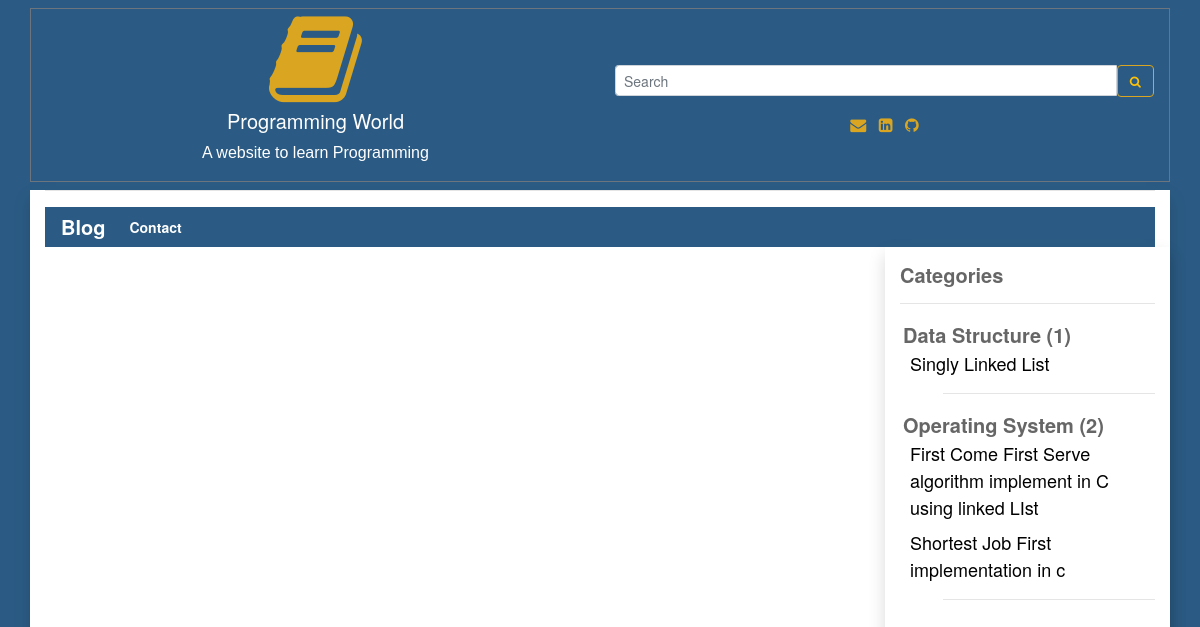
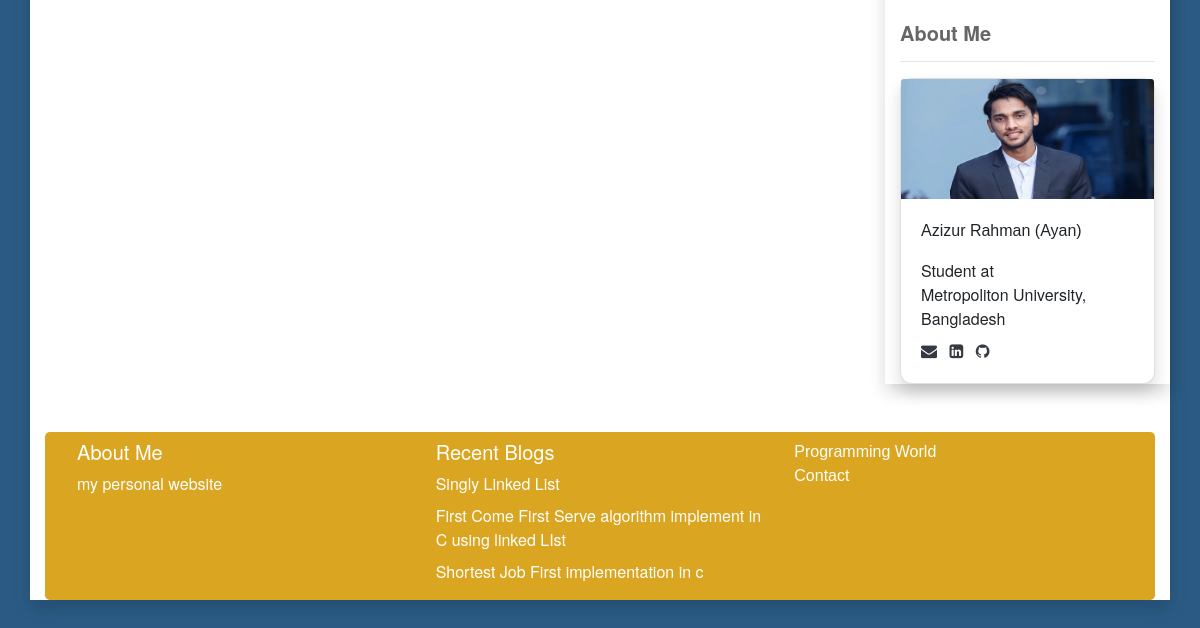
The page /date/2021-05-03 on the database as committed earlier (2 pictures, top to bottom).
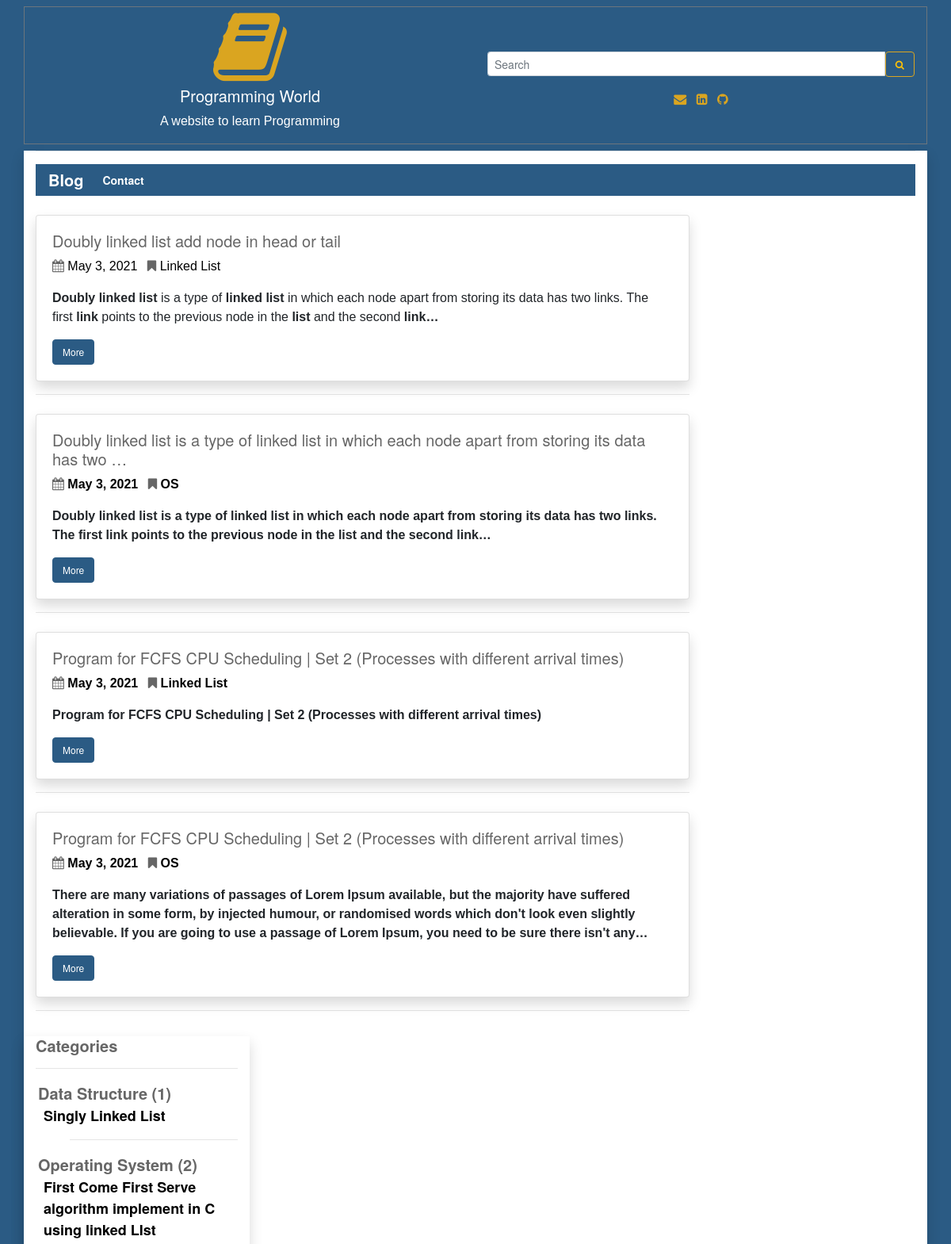
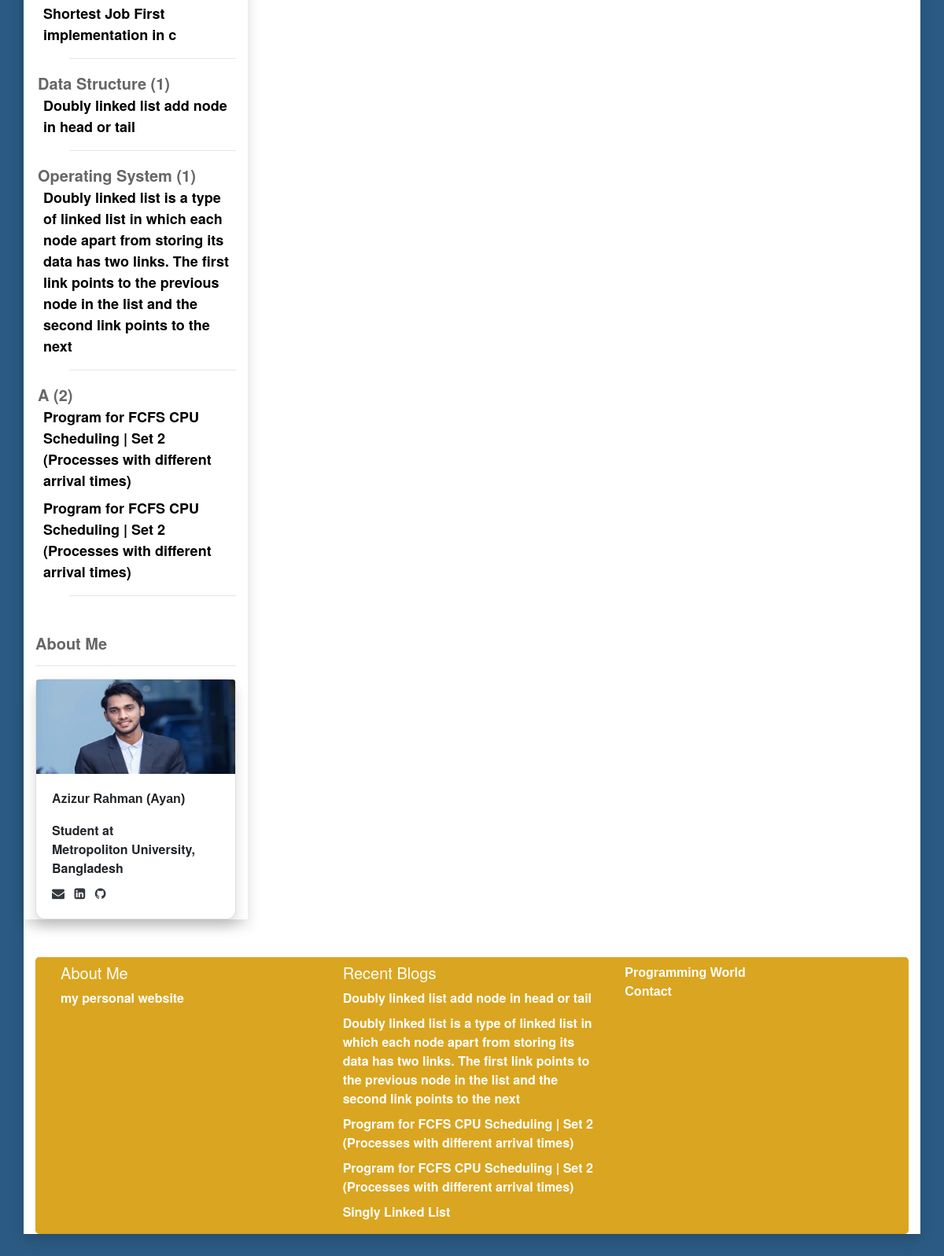
The same page on the database as committed later (2 pictures, top to bottom).
### user_panel_1/models.py (models this page shows)
class Category(models.Model):
    cat_name = models.CharField(max_length=300)
    cat_priority = models.IntegerField(blank=False, null=False);
    def __str__(self):
        return self.cat_name

class Blog(models.Model):
    cat_name = models.ForeignKey(Category, on_delete=models.CASCADE)
    blog_priority = models.IntegerField(blank=True, null=True)
    blog_tags = models.CharField(max_length=200,  blank=True, null=True)
    blog_title = models.CharField(max_length=200)
    blog_author = models.CharField(max_length=200)
    blog_descriptions = models.CharField(max_length=600);
    blog_body = RichTextUploadingField(blank=True, null=True)
    blog_views = models.IntegerField(default=0)
    blog_date = models.DateField(auto_now_add=True, auto_now=False, blank=True)
    def __str__(self):
        return self.blog_title

### user_panel_1/views.py (the view)
# urls.py: path('date/<str:slug>', views.date, name='date'),
def date(request, slug):
    reacentBlog = Blog.objects.all().order_by('-blog_date')[0:5]
    blog = Blog.objects.filter(blog_date__contains=slug)
    category = Category.objects.all()
    categorys = Blog.objects.all().select_related('cat_name')
    print(categorys)
    context = {
        'category': category,
        'blog': blog,
        'object_list': categorys,
         'recentBlog': reacentBlog,
    }
    return render(request, 'extra.html', context)

### templates/extra.html
{% extends 'base.html' %}
{% load static %}
{% block content %}
   {% for blog in blog %}
    <div class="card shadow mt-4">
    <div class="card-body">
         <h5 class="title">{{blog.blog_title |truncatechars:100}}</h5>
     <p  class="description"><i class="fa fa-calendar" aria-hidden="true"></i> <a href="{% url 'date' blog.blog_date %}" class="mr-2 ur description"> {{ blog.blog_date}} </a> <i class="fa fa-bookmark" aria-hidden="true"></i>
         <a href="{% url 'tags' blog.blog_tags %}" class="ur description">  {{ blog.blog_tags}} </a>
                            </p>
         <p>{{blog.blog_body | safe |truncatechars:300}}</p>
         <a href="{% url 'more' blog.id %}" class="btn btn-info">More</a>
     </div>
    </div>
    <hr>
    {% endfor %}
{% endblock content %}

### templates/base.html (shortened to what the changed rows need)
{% load static %}
{% load humanize %}
<!DOCTYPE html>
<html lang="en">
<head>
  <link rel="stylesheet" href="https://maxcdn.bootstrapcdn.com/bootstrap/4.5.2/css/bootstrap.min.css">
  <link rel="stylesheet"
      href="//cdnjs.cloudflare.com/ajax/libs/highlight.js/10.7.2/styles/default.min.css">
    <link
      rel="stylesheet"
      href="https://cdnjs.cloudflare.com/ajax/libs/font-awesome/4.7.0/css/font-awesome.min.css"
    />
    <link
      rel="stylesheet"
      href="{% static 'css/style.css' %}"
    />
    <link href="https://cdn.jsdelivr.net/gh/gitbrent/bootstrap4-toggle@3.6.1/css/bootstrap4-toggle.min.css" rel="stylesheet">
</head>
<body style="background:#2b5b84;">
<div class="container bg-white shadow">
<div class="row">
    <div class="col-sm-9">
    {% block content %}
    {% endblock content %}
    </div>
    <div class="col-sm-3 shadow">
     {% regroup object_list by cat_name as cat_all %}
<ul>
{% for categories in cat_all %}
    <li style="list-style-type:none; margin-left:-37px;"><strong class="title">{{ categories.grouper }} ({{ categories.list|length}}) </strong>
    <ul style="list-style-type:none;">
        {% for blog in categories.list %}
          <li style="margin-left:-33px;"><a href="{% url 'more' blog.id %}"  target="_blank" class="ur" style="font-size: 18px;">{{ blog.blog_title }}</li></a>
        {% endfor %}
        <hr>
    </ul>
    </li>
{% endfor %}
</ul>
<div class="card shadow rounded">
  <div class="card-body ">
    <p class="card-text">Azizur Rahman (Ayan) </p>
    <span>Student at <br> Metropoliton University, Bangladesh</span> <br>
    <div class="mt-2">
     <span class="text-style-two"><a href="mailto:aaziz9642@gmail.com" class="text-dark "><i class="fa fa-envelope pr-2" aria-hidden="true"></i> </a></span>
<span class="text-style-two"><a href="https://linkedin.com/in/azizur-rahman-720636165"  target="_blank" class="text-dark "><i class="fa fa-linkedin-square" aria-hidden="true"></i> </a></span>
<span class="text-style-two"><a href="https://github.com/ayanchyaziz123" target="_blank" class="text-dark "><i class="fa fa-github pl-2" aria-hidden="true"></i></a></span>
  </div>
  </div>
</div>
    </div>
</div>
<div class="jumbotron mt-5 pb-0 pt-0 text-white" style="background:#DAA520;">
   <div class="row">
     <div class="col-sm-4">
     <h5 class="mt-2">About Me</h5>
     <a href="http://azizurrahmanayan.herokuapp.com/" target="_blank" class="text-white">my personal website</a>
     </div>
     <div class="col-sm-4">
      <p class="lead mt-2 mb-2">
        <h5 class="mt-2">Recent Blogs</h5>
        {% for recentBlog in recentBlog %}
         <a href="{% url 'more' recentBlog.id %}" target="_blank" class="text-white">{{recentBlog.blog_title}}</a>
        <br>
        {% endfor %}
    </p>
     </div>
     <div class="col-sm-4">
      <p class="pt-2 pb-2"><a href="{% url 'blog' %}" class="text-white">Programming World</a><br>
       <a href="{% url 'contact' %}" class="text-white">Contact</a></p>
     </div>
   </div>
</div>
</div>
</body>
</html>

Rows that differ between the two databases and show on the page:
no longer on one of the page's lists (row unchanged): Blog: blog_title "First Come First Serve algorithm implement in C using linked LIst"
no longer on one of the page's lists (row unchanged): Blog: blog_title "Shortest Job First implementation in c"
added Blog: blog_title "Doubly linked list add node in head or tail", blog_date "May 3, 2021", blog_tags "Linked List", blog_body "Doubly linked list is a type of linked list in which each node apart from storing its data has two links. The first link points to the previous node in the list and the second link…"
added Blog: blog_title "Doubly linked list is a type of linked list in which each node apart from storing its data has two …", blog_date "May 3, 2021", blog_tags "OS", blog_body "Doubly linked list is a type of linked list in which each node apart from storing its data has two links. The first link points to the previous node in the list and the second link…", blog_title "Doubly linked list is a type of linked list in which each node apart from storing its data has two links. The first link points to the previous node in the list and the second link points to the next"
added Blog: blog_title "Program for FCFS CPU Scheduling | Set 2 (Processes with different arrival times)", blog_date "May 3, 2021", blog_tags "Linked List", blog_body "Program for FCFS CPU Scheduling | Set 2 (Processes with different arrival times)"
added Blog: blog_title "Program for FCFS CPU Scheduling | Set 2 (Processes with different arrival times)", blog_date "May 3, 2021", blog_tags "OS", blog_body "There are many variations of passages of Lorem Ipsum available, but the majority have suffered alteration in some form, by injected humour, or randomised words which don't look even slightly believable. If you are going to use a passage of Lorem Ipsum, you need to be sure there isn't any…"
now on one of the page's lists (row unchanged): Category: grouper "Data Structure"
now on one of the page's lists (row unchanged): Category: grouper "Operating System"
added Category: grouper "A", list|length "2"
